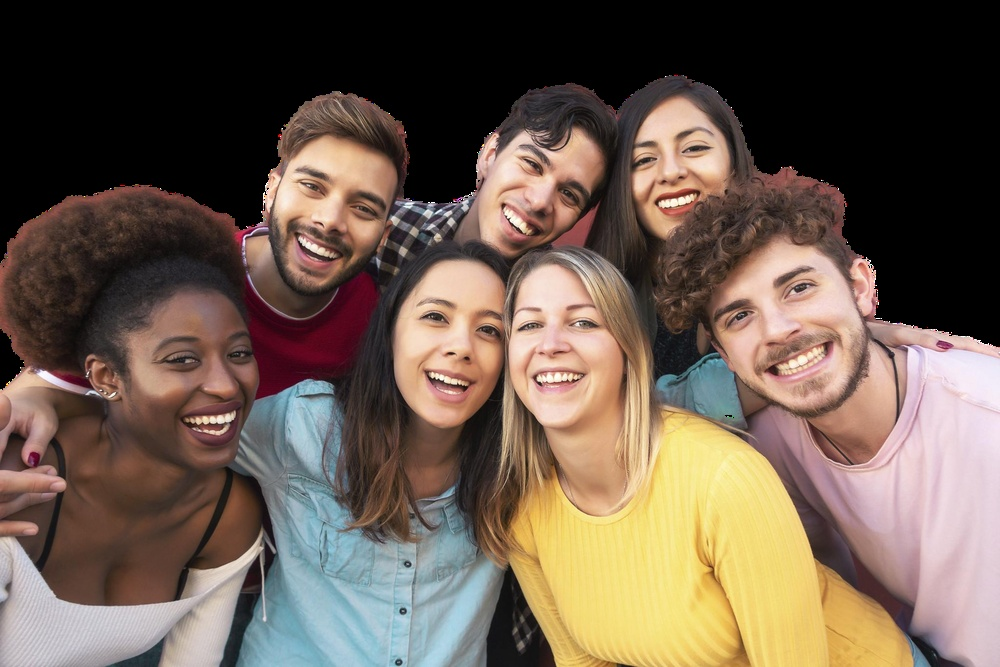
#> input picture youngsters 2.jpg, 1000 x 667 px, shrunk from 2048 x 1365 before the run; its folder holds only this picture in this run
$ python -i test_2.py   (imports and definitions only)
#> lines starting #> are read from the running program, lines starting #| are printed output that depends on the picture; after the words box and inside, x2 and y2 are one past the last pixel; in counts of white or black regions, pixels touching at a corner belong together
import cv2
import numpy as np
import os

# Directory where the images are stored
ASSETS_DIR = "assets"

def remove_background(image_path, output_path):
    # Read the image
#> called with image_path = 'youngsters 2.jpg', output_path = 'out.png'
    image = cv2.imread(image_path)
#> image is the input picture: shape (667, 1000, 3); mean B, G, R 78.9, 91.9, 108.4

    # Convert to grayscale
    gray = cv2.cvtColor(image, cv2.COLOR_BGR2GRAY)
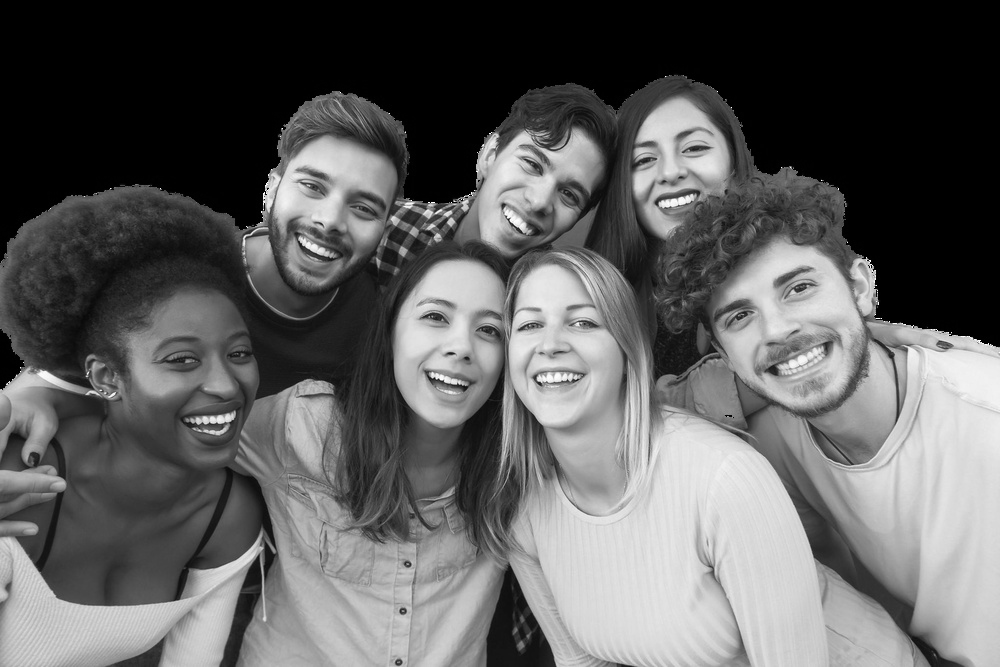
#> gray: shape (667, 1000); min 0, max 255, mean 95.4

    # Apply a binary threshold to get a binary image
    _, thresholded = cv2.threshold(gray, 150, 255, cv2.THRESH_BINARY)
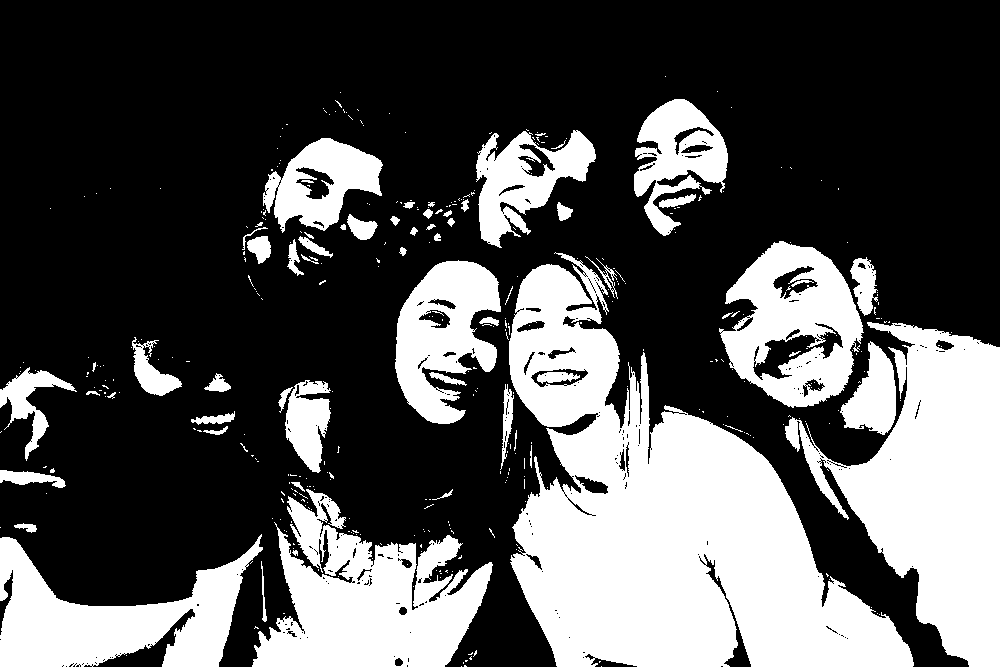
#> thresholded: shape (667, 1000); 32.9% white; 386 white regions (324 under 20 px), largest, box (x1, y1, x2, y2) and area: (509, 252, 914, 667) 81342, (785, 322, 1000, 667) 36794, (252, 489, 493, 667) 23756

    # Invert the binary image (object should be white, background black)
    inverted = cv2.bitwise_not(thresholded)
#> inverted: shape (667, 1000); 67.1% white; 386 black regions (324 under 20 px)

    # Find contours from the inverted image
    contours, _ = cv2.findContours(inverted, cv2.RETR_EXTERNAL, cv2.CHAIN_APPROX_SIMPLE)
#> contours = 159 contours, 140 with area under 20; largest, box (x1, y1, x2, y2) and area: (0, 0, 1000, 667) 496117, (84, 609, 195, 667) 1218, (531, 369, 588, 387) 642, (699, 554, 751, 667) 566, (575, 475, 608, 494) 254

    # Create an empty mask
    mask = np.zeros_like(image)

    # Draw the contours on the mask
    cv2.drawContours(mask, contours, -1, (255, 255, 255), thickness=cv2.FILLED)
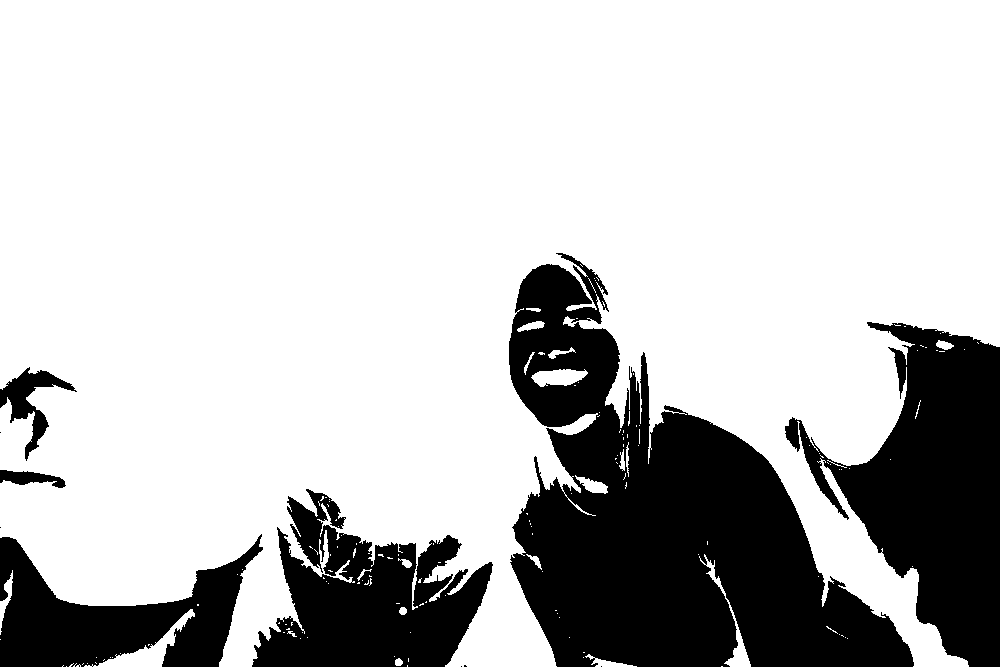
#> mask: shape (667, 1000, 3); 75.8% white; 11 black regions (5 under 20 px), largest, box (x1, y1, x2, y2) and area: (509, 253, 914, 667) 81303, (785, 322, 1000, 667) 36778, (252, 489, 493, 667) 23737, (0, 534, 263, 667) 17211, (0, 367, 77, 461) 2040, (0, 470, 66, 488) 653

    # Apply the mask to the image (bitwise_and keeps only the object)
    result = cv2.bitwise_and(image, mask)
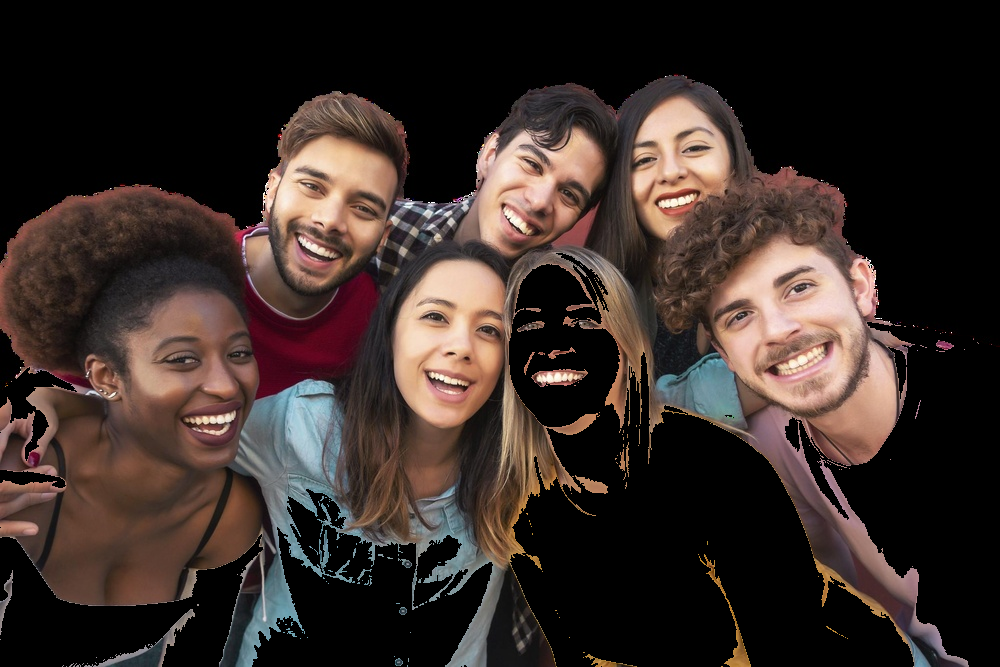
#> result: shape (667, 1000, 3); mean B, G, R 39.8, 44.2, 56.2

    # Save the result
    cv2.imwrite(output_path, result)

    return output_path

# Function to process all images in the asset folder
def process_images():
    for filename in os.listdir(ASSETS_DIR):
        if filename.endswith(('.png', '.jpg', '.jpeg')):
            image_path = os.path.join(ASSETS_DIR, filename)
            output_path = os.path.join(ASSETS_DIR, 'output', 'no_bg_' + filename)

            # Remove the background
            remove_background(image_path, output_path)
            print(f"Processed: {output_path}")

# [2 lines not run here, left out]

>>> result = remove_background('youngsters 2.jpg', 'out.png')

$ run again, on youngsters.jpg
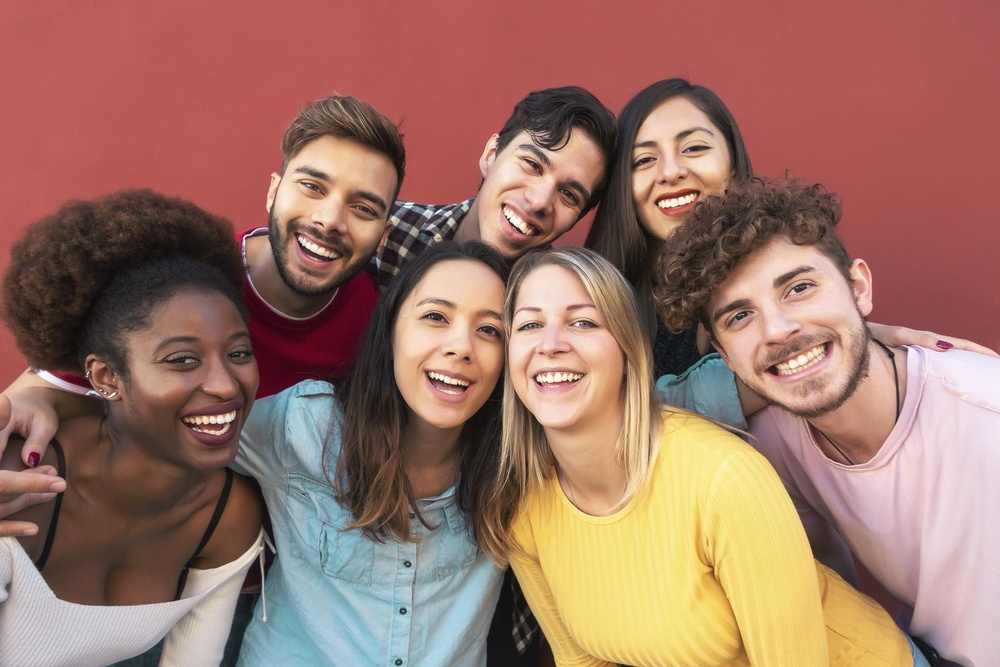
#> input picture youngsters.jpg, 1000 x 667 px, shrunk from 2048 x 1365 before the run
#> in remove_background, image is the input picture: shape (667, 1000, 3); mean B, G, R 101.7, 115.6, 156.4
#> in remove_background, `_, thresholded = cv2.threshold(gray, 150, 255, cv2.THRESH_BINARY)`:
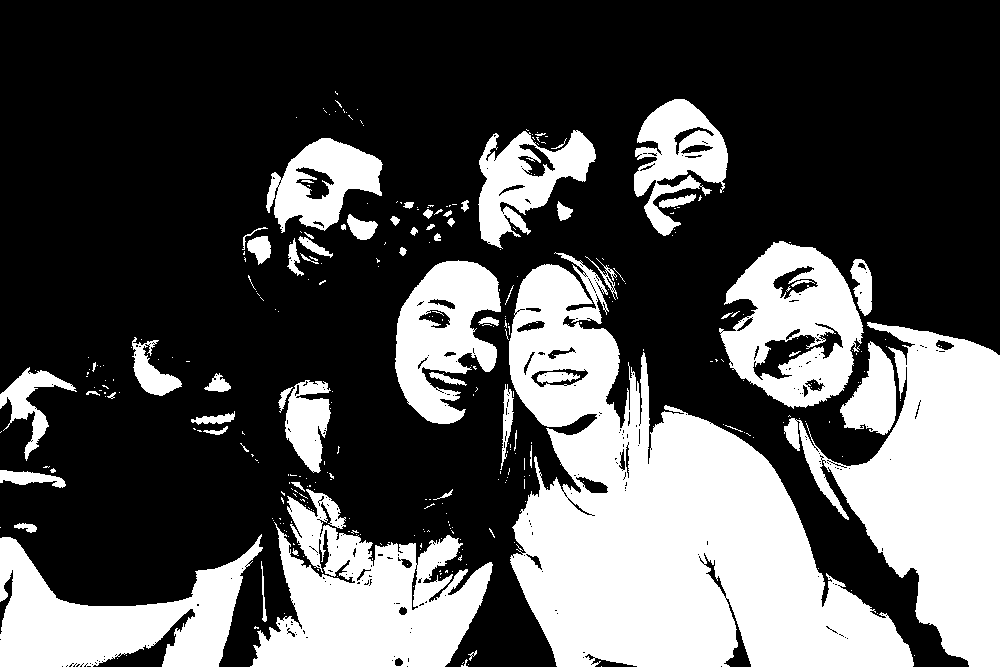
#> thresholded: shape (667, 1000); 32.9% white; 340 white regions (276 under 20 px), largest, box (x1, y1, x2, y2) and area: (509, 252, 914, 667) 81525, (784, 322, 1000, 667) 36507, (250, 489, 493, 667) 23883
#> inverted: shape (667, 1000); 67.1% white; 340 black regions (276 under 20 px)
#> contours = 173 contours, 154 with area under 20; largest, box (x1, y1, x2, y2) and area: (0, 0, 1000, 667) 496502, (93, 609, 195, 667) 1201, (531, 369, 588, 387) 640, (699, 553, 751, 667) 558, (576, 477, 608, 493) 234
#> mask: shape (667, 1000, 3); 75.8% white; 10 black regions (3 under 20 px), largest, box (x1, y1, x2, y2) and area: (509, 253, 914, 667) 81473, (797, 322, 1000, 667) 36166, (250, 489, 493, 667) 23871
#> in remove_background, `result = cv2.bitwise_and(image, mask)`:
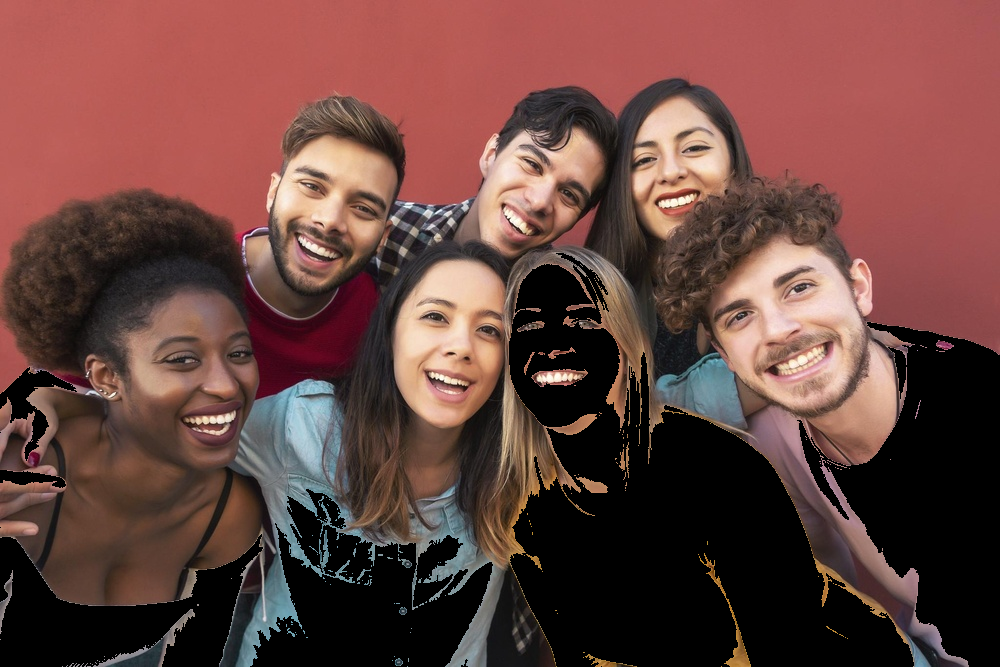
#> result: shape (667, 1000, 3); mean B, G, R 62.6, 67.8, 104.2
